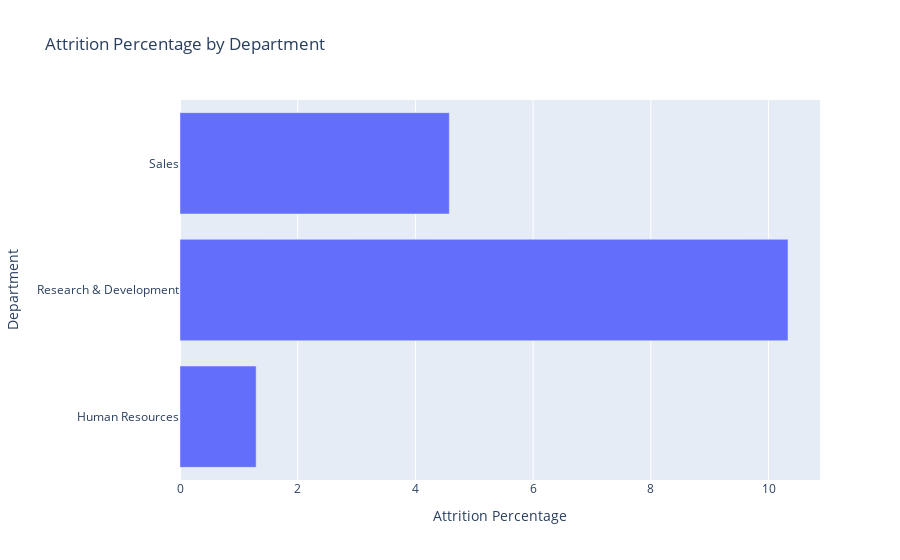

Notebook code cell kept with this figure:
### Markdown cell above
WHY DOES R&D HAVE THE HIGHEST ATTRITION PERCENTAGE BY DEPARTMENT

### Code cell
attrition_percentage = df_general_explo[df_general_explo['Attrition'] == 'Yes'].groupby('Department').size() / len(df_general_explo) * 100

percentage_df = pd.DataFrame({'Department': attrition_percentage.index, 'Attrition Percentage': attrition_percentage.values})

fig = px.bar(percentage_df, x='Attrition Percentage', y='Department', orientation='h', title='Attrition Percentage by Department', labels={'x':'Attrition Percentage', 'y':'Department'})
fig.show()

### Figure 1 — Plotly figure (JSON) as saved in the notebook; plotly's stock layout.template omitted (floating-point values rounded to 4 significant figures)
{"data": [{"alignmentgroup": "True", "hovertemplate": "Attrition Percentage=%{x}<br>Department=%{y}<extra></extra>", "legendgroup": "", "marker": {"color": "#636efa", "pattern": {"shape": ""}}, "name": "", "offsetgroup": "", "orientation": "h", "showlegend": false, "textposition": "auto", "type": "bar", "x": [1.294, 10.33, 4.576], "xaxis": "x", "y": ["Human Resources", "Research & Development", "Sales"], "yaxis": "y"}], "layout": {"barmode": "relative", "legend": {"tracegroupgap": 0}, "title": {"text": "Attrition Percentage by Department"}, "xaxis": {"anchor": "y", "domain": [0, 1], "title": {"text": "Attrition Percentage"}}, "yaxis": {"anchor": "x", "domain": [0, 1], "title": {"text": "Department"}}}}
